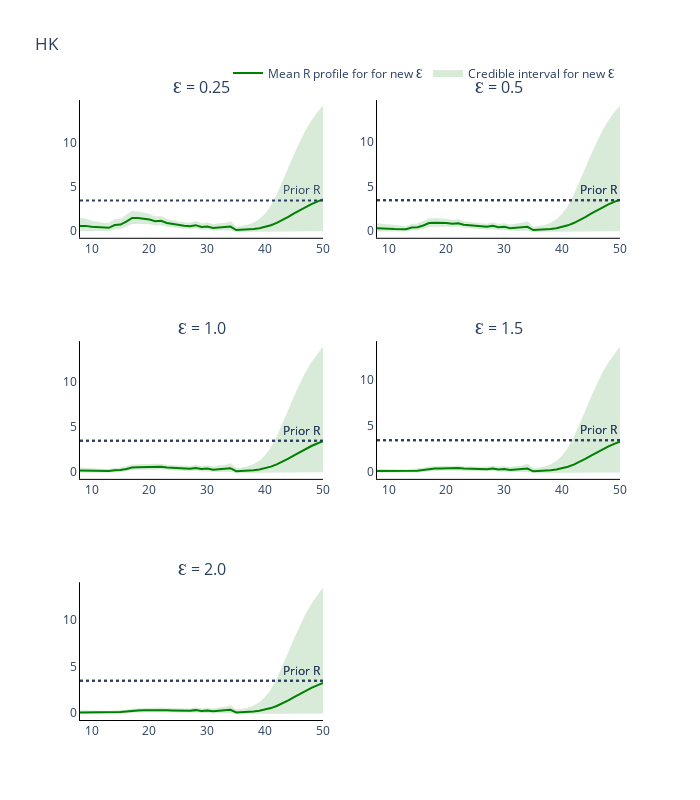

The cell this chart's notebook holds for it:
### Code cell
from plotly.subplots import make_subplots

all_intervals = all_intervals[all_intervals['Central Probability']==0.95]

fig = go.Figure()
fig = make_subplots(
    rows=int(np.ceil(epsilon_range.shape[0]/2)), cols=2, subplot_titles=tuple('Ɛ = {}'.format(epsilon) for epsilon in epsilon_range[epsilon_range!=0])
)

# Plot (bar chart cases each day)
for e, epsilon in enumerate(epsilon_range[epsilon_range!=0]):
    if e == 0:
        fig.add_trace(
            go.Scatter(
                x=all_intervals.loc[all_intervals['Epsilon']==epsilon]['Time Points'],
                y=all_intervals.loc[all_intervals['Epsilon']==epsilon]['Mean'],
                name='Mean R profile for for new Ɛ',
                line_color='green'
            ),
            row= int(np.floor(e / 2)) + 1,
            col= e % 2 + 1
        )

        fig.add_trace(
            go.Scatter(
                x=all_intervals.loc[all_intervals['Epsilon']==epsilon]['Time Points'].tolist() + all_intervals.loc[all_intervals['Epsilon']==epsilon]['Time Points'].tolist()[::-1],
                y=all_intervals.loc[all_intervals['Epsilon']==epsilon][
                    'Upper bound CI'].values.tolist() + all_intervals.loc[all_intervals['Epsilon']==epsilon][
                        'Lower bound CI'].values.tolist()[::-1],
                fill='toself',
                fillcolor='green',
                line_color='green',
                opacity=0.15,
                mode='lines',
                name='Credible interval for new Ɛ'
            ),
            row= int(np.floor(e / 2)) + 1,
            col= e % 2 + 1
        )

        fig.add_trace(
            go.Scatter(
                x=all_intervals.loc[all_intervals['Epsilon']==epsilon]['Time Points'],
                y=all_intervals.loc[all_intervals['Epsilon']==0]['Mean'],
                name='Mean R profile for for Ɛ = 0'.format(epsilon),
                line_color='purple'
            ),
            row= int(np.floor(e / 2)) + 1,
            col= e % 2 + 1
        )


        fig.add_trace(
            go.Scatter(
                x=all_intervals.loc[all_intervals['Epsilon']==epsilon]['Time Points'].tolist() + all_intervals.loc[all_intervals['Epsilon']==epsilon]['Time Points'].tolist()[::-1],
                y=all_intervals.loc[all_intervals['Epsilon']==0][
                    'Upper bound CI'].values.tolist() + all_intervals.loc[all_intervals['Epsilon']==0][
                        'Lower bound CI'].values.tolist()[::-1],
                fill='toself',
                fillcolor='purple',
                line_color='purple',
                opacity=0.15,
                mode='lines',
                name='Credible interval for Ɛ = 0'
            ),
            row= int(np.floor(e / 2)) + 1,
            col= e % 2 + 1
        )

    else:
        fig.add_trace(
            go.Scatter(
                x=all_intervals.loc[all_intervals['Epsilon']==epsilon]['Time Points'],
                y=all_intervals.loc[all_intervals['Epsilon']==epsilon]['Mean'],
                line_color='green',
                showlegend=False
            ),
            row= int(np.floor(e / 2)) + 1,
            col= e % 2 + 1
        )

        fig.add_trace(
            go.Scatter(
                x=all_intervals.loc[all_intervals['Epsilon']==epsilon]['Time Points'].tolist() + all_intervals.loc[all_intervals['Epsilon']==epsilon]['Time Points'].tolist()[::-1],
                y=all_intervals.loc[all_intervals['Epsilon']==epsilon][
                    'Upper bound CI'].values.tolist() + all_intervals.loc[all_intervals['Epsilon']==epsilon][
                        'Lower bound CI'].values.tolist()[::-1],
                fill='toself',
                fillcolor='green',
                line_color='green',
                opacity=0.15,
                showlegend=False,
                mode='lines'
            ),
            row= int(np.floor(e / 2)) + 1,
            col= e % 2 + 1
        )

        fig.add_trace(
            go.Scatter(
                x=all_intervals.loc[all_intervals['Epsilon']==epsilon]['Time Points'],
                y=all_intervals.loc[all_intervals['Epsilon']==0]['Mean'],
                showlegend=False,
                line_color='purple'
            ),
            row= int(np.floor(e / 2)) + 1,
            col= e % 2 + 1
        )


        fig.add_trace(
            go.Scatter(
                x=all_intervals.loc[all_intervals['Epsilon']==epsilon]['Time Points'].tolist() + all_intervals.loc[all_intervals['Epsilon']==epsilon]['Time Points'].tolist()[::-1],
                y=all_intervals.loc[all_intervals['Epsilon']==0][
                    'Upper bound CI'].values.tolist() + all_intervals.loc[all_intervals['Epsilon']==0][
                        'Lower bound CI'].values.tolist()[::-1],
                fill='toself',
                fillcolor='purple',
                line_color='purple',
                opacity=0.15,
                mode='lines',
                showlegend=False,
            ),
            row= int(np.floor(e / 2)) + 1,
            col= e % 2 + 1
        )

        #fig.add_hrect(y0=prior_dist_interval[0], y1=prior_dist_interval[1], line_width=0, fillcolor='black', opacity=0.1)
        fig.add_hline(y=median, line_dash='dot',
                annotation_text='Prior R', fillcolor='black',
                annotation_position='top right',
                row= int(np.floor(e / 2)) + 1,
                col= e % 2 + 1)

    #fig.add_hrect(y0=prior_dist_interval[0], y1=prior_dist_interval[1], line_width=0, fillcolor='black', opacity=0.1)
    fig.add_hline(y=median, line_dash='dot',
              annotation_text='Prior R', fillcolor='black',
              annotation_position='top right',
              row= int(np.floor(e / 2)) + 1,
              col= e % 2 + 1)


# Add axis labels
fig.update_layout(
    title='HK',
    width=700, 
    height=800,
    plot_bgcolor='white',
    xaxis=dict(linecolor='black'),
    yaxis=dict(linecolor='black'),
    xaxis2=dict(linecolor='black'),
    yaxis2=dict(linecolor='black'),
    xaxis3=dict(linecolor='black'),
    yaxis3=dict(linecolor='black'),
    xaxis4=dict(linecolor='black'),
    yaxis4=dict(linecolor='black'),
    xaxis5=dict(linecolor='black'),
    yaxis5=dict(linecolor='black'),
    xaxis6=dict(linecolor='black'),
    yaxis6=dict(linecolor='black'),
    legend=dict(
        orientation="h",
        yanchor="bottom",
        y=1.02,
        xanchor="right",
        x=1
    ))

fig.update_xaxes(ticks='outside', title_text='Time (days)', row='all', col='all')
fig.update_yaxes(ticks='outside', title_text='R_t', row='all', col='all')

# fig.write_image('HK-diff-eps-inf.pdf')
fig.show()

### Figure 1 — Plotly figure (JSON) as saved in the notebook; plotly's stock layout.template omitted (floating-point values rounded to 4 significant figures)
{"data": [{"line": {"color": "green"}, "name": "Mean R profile for for new Ɛ", "type": "scatter", "x": [8, 9, 10, 11, 12, 13, 14, 15, 16, 17, 18, 19, 20, 21, 22, 23, 24, 25, 26, 27, 28, 29, 30, 31, 32, 33, 34, 35, 36, 37, 38, 39, 40, 41, 42, 43, 44, 45, 46, 47, 48, 49, 50], "xaxis": "x", "y": [0.5655, 0.5722, 0.4714, 0.4099, 0.3701, 0.3465, 0.6678, 0.7247, 1.049, 1.467, 1.479, 1.38, 1.29, 1.092, 1.148, 0.8954, 0.7732, 0.6556, 0.5892, 0.5344, 0.6544, 0.4582, 0.5103, 0.3385, 0.3943, 0.4042, 0.489, 0.09804, 0.1191, 0.1543, 0.2138, 0.3078, 0.4484, 0.6477, 0.9121, 1.236, 1.603, 1.987, 2.365, 2.72, 3.042, 3.326, 3.573], "yaxis": "y"}, {"fill": "toself", "fillcolor": "green", "line": {"color": "green"}, "mode": "lines", "name": "Credible interval for new Ɛ", "opacity": 0.15, "type": "scatter", "x": [8, 9, 10, 11, 12, 13, 14, 15, 16, 17, 18, 19, 20, 21, 22, 23, 24, 25, 26, 27, 28, 29, 30, 31, 32, 33, 34, 35, 36, 37, 38, 39, 40, 41, 42, 43, 44, 45, 46, 47, 48, 49, 50, 50, 49, 48, 47, 46, 45, 44, 43, 42, 41, 40, 39, 38, 37, 36, 35, 34, 33, 32, 31, 30, 29, 28, 27, 26, 25, 24, 23, 22, 21, 20, 19, 18, 17, 16, 15, 14, 13, 12, 11, 10, 9, 8], "xaxis": "x", "y": [1.396, 1.28, 1.048, 0.9073, 0.8169, 0.7632, 1.21, 1.273, 1.673, 2.162, 2.136, 1.968, 1.815, 1.537, 1.578, 1.257, 1.099, 0.9546, 0.8779, 0.8204, 0.9862, 0.756, 0.8434, 0.6371, 0.7457, 0.8011, 0.9756, 0.3658, 0.4455, 0.5817, 0.8189, 1.207, 1.809, 2.691, 3.88, 5.326, 6.908, 8.485, 9.951, 11.25, 12.37, 13.31, 14.11, 0.07958, 0.07238, 0.06457, 0.05634, 0.04796, 0.03972, 0.03197, 0.02497, 0.01895, 0.01401, 0.01013, 0.007228, 0.005172, 0.003806, 0.002966, 0.00245, 0.1748, 0.1455, 0.1564, 0.1349, 0.2617, 0.2354, 0.3916, 0.31, 0.3585, 0.4137, 0.5063, 0.5985, 0.7929, 0.7285, 0.8633, 0.9029, 0.9485, 0.9101, 0.571, 0.3304, 0.287, 0.09395, 0.1001, 0.1106, 0.1267, 0.1528, 0.1136], "yaxis": "y"}, {"line": {"color": "purple"}, "name": "Mean R profile for for Ɛ = 0", "type": "scatter", "x": [8, 9, 10, 11, 12, 13, 14, 15, 16, 17, 18, 19, 20, 21, 22, 23, 24, 25, 26, 27, 28, 29, 30, 31, 32, 33, 34, 35, 36, 37, 38, 39, 40, 41, 42, 43, 44, 45, 46, 47, 48, 49, 50], "xaxis": "x", "y": [], "yaxis": "y"}, {"fill": "toself", "fillcolor": "purple", "line": {"color": "purple"}, "mode": "lines", "name": "Credible interval for Ɛ = 0", "opacity": 0.15, "type": "scatter", "x": [8, 9, 10, 11, 12, 13, 14, 15, 16, 17, 18, 19, 20, 21, 22, 23, 24, 25, 26, 27, 28, 29, 30, 31, 32, 33, 34, 35, 36, 37, 38, 39, 40, 41, 42, 43, 44, 45, 46, 47, 48, 49, 50, 50, 49, 48, 47, 46, 45, 44, 43, 42, 41, 40, 39, 38, 37, 36, 35, 34, 33, 32, 31, 30, 29, 28, 27, 26, 25, 24, 23, 22, 21, 20, 19, 18, 17, 16, 15, 14, 13, 12, 11, 10, 9, 8], "xaxis": "x", "y": [], "yaxis": "y"}, {"line": {"color": "green"}, "showlegend": false, "type": "scatter", "x": [8, 9, 10, 11, 12, 13, 14, 15, 16, 17, 18, 19, 20, 21, 22, 23, 24, 25, 26, 27, 28, 29, 30, 31, 32, 33, 34, 35, 36, 37, 38, 39, 40, 41, 42, 43, 44, 45, 46, 47, 48, 49, 50], "xaxis": "x2", "y": [0.2997, 0.3041, 0.253, 0.2234, 0.2044, 0.1933, 0.3754, 0.4126, 0.6119, 0.8834, 0.93, 0.9154, 0.9024, 0.7986, 0.873, 0.7043, 0.6272, 0.5452, 0.4994, 0.4595, 0.57, 0.4043, 0.4566, 0.3077, 0.3642, 0.3784, 0.463, 0.09371, 0.1147, 0.1491, 0.207, 0.2984, 0.4351, 0.6291, 0.8868, 1.204, 1.562, 1.939, 2.312, 2.664, 2.984, 3.267, 3.515], "yaxis": "y2"}, {"fill": "toself", "fillcolor": "green", "line": {"color": "green"}, "mode": "lines", "opacity": 0.15, "showlegend": false, "type": "scatter", "x": [8, 9, 10, 11, 12, 13, 14, 15, 16, 17, 18, 19, 20, 21, 22, 23, 24, 25, 26, 27, 28, 29, 30, 31, 32, 33, 34, 35, 36, 37, 38, 39, 40, 41, 42, 43, 44, 45, 46, 47, 48, 49, 50, 50, 49, 48, 47, 46, 45, 44, 43, 42, 41, 40, 39, 38, 37, 36, 35, 34, 33, 32, 31, 30, 29, 28, 27, 26, 25, 24, 23, 22, 21, 20, 19, 18, 17, 16, 15, 14, 13, 12, 11, 10, 9, 8], "xaxis": "x2", "y": [0.7398, 0.68, 0.5622, 0.4942, 0.4509, 0.4257, 0.6799, 0.7247, 0.9745, 1.297, 1.333, 1.294, 1.257, 1.115, 1.191, 0.9835, 0.8885, 0.7922, 0.7435, 0.7057, 0.8602, 0.6685, 0.7571, 0.5812, 0.6919, 0.7542, 0.9301, 0.3507, 0.4303, 0.5642, 0.7967, 1.177, 1.769, 2.636, 3.808, 5.236, 6.801, 8.365, 9.821, 11.12, 12.23, 13.18, 13.97, 0.07684, 0.06966, 0.06195, 0.05392, 0.04579, 0.03788, 0.03047, 0.02382, 0.0181, 0.0134, 0.009709, 0.006944, 0.004975, 0.00366, 0.002844, 0.002333, 0.1642, 0.1354, 0.1437, 0.1222, 0.2334, 0.2072, 0.3405, 0.2665, 0.304, 0.3446, 0.4119, 0.4728, 0.6066, 0.5372, 0.6097, 0.6054, 0.6012, 0.5503, 0.3336, 0.1882, 0.1614, 0.05244, 0.05533, 0.06031, 0.06802, 0.08119, 0.06023], "yaxis": "y2"}, {"line": {"color": "purple"}, "showlegend": false, "type": "scatter", "x": [8, 9, 10, 11, 12, 13, 14, 15, 16, 17, 18, 19, 20, 21, 22, 23, 24, 25, 26, 27, 28, 29, 30, 31, 32, 33, 34, 35, 36, 37, 38, 39, 40, 41, 42, 43, 44, 45, 46, 47, 48, 49, 50], "xaxis": "x2", "y": [], "yaxis": "y2"}, {"fill": "toself", "fillcolor": "purple", "line": {"color": "purple"}, "mode": "lines", "opacity": 0.15, "showlegend": false, "type": "scatter", "x": [8, 9, 10, 11, 12, 13, 14, 15, 16, 17, 18, 19, 20, 21, 22, 23, 24, 25, 26, 27, 28, 29, 30, 31, 32, 33, 34, 35, 36, 37, 38, 39, 40, 41, 42, 43, 44, 45, 46, 47, 48, 49, 50, 50, 49, 48, 47, 46, 45, 44, 43, 42, 41, 40, 39, 38, 37, 36, 35, 34, 33, 32, 31, 30, 29, 28, 27, 26, 25, 24, 23, 22, 21, 20, 19, 18, 17, 16, 15, 14, 13, 12, 11, 10, 9, 8], "xaxis": "x2", "y": [], "yaxis": "y2"}, {"line": {"color": "green"}, "showlegend": false, "type": "scatter", "x": [8, 9, 10, 11, 12, 13, 14, 15, 16, 17, 18, 19, 20, 21, 22, 23, 24, 25, 26, 27, 28, 29, 30, 31, 32, 33, 34, 35, 36, 37, 38, 39, 40, 41, 42, 43, 44, 45, 46, 47, 48, 49, 50], "xaxis": "x3", "y": [0.1545, 0.157, 0.1313, 0.1169, 0.1078, 0.1026, 0.2002, 0.2217, 0.3338, 0.492, 0.5339, 0.5475, 0.5638, 0.5198, 0.5903, 0.4938, 0.4554, 0.408, 0.3828, 0.3591, 0.4532, 0.3274, 0.3775, 0.2605, 0.3161, 0.3359, 0.419, 0.08623, 0.1068, 0.1399, 0.195, 0.2817, 0.4114, 0.5958, 0.8416, 1.145, 1.49, 1.854, 2.217, 2.562, 2.878, 3.162, 3.411], "yaxis": "y3"}, {"fill": "toself", "fillcolor": "green", "line": {"color": "green"}, "mode": "lines", "opacity": 0.15, "showlegend": false, "type": "scatter", "x": [8, 9, 10, 11, 12, 13, 14, 15, 16, 17, 18, 19, 20, 21, 22, 23, 24, 25, 26, 27, 28, 29, 30, 31, 32, 33, 34, 35, 36, 37, 38, 39, 40, 41, 42, 43, 44, 45, 46, 47, 48, 49, 50, 50, 49, 48, 47, 46, 45, 44, 43, 42, 41, 40, 39, 38, 37, 36, 35, 34, 33, 32, 31, 30, 29, 28, 27, 26, 25, 24, 23, 22, 21, 20, 19, 18, 17, 16, 15, 14, 13, 12, 11, 10, 9, 8], "xaxis": "x3", "y": [0.3814, 0.351, 0.2918, 0.2586, 0.2379, 0.2259, 0.3624, 0.3893, 0.5312, 0.7207, 0.7625, 0.7693, 0.7804, 0.722, 0.8017, 0.6875, 0.6441, 0.5927, 0.5705, 0.5525, 0.6865, 0.5439, 0.6297, 0.4953, 0.6062, 0.677, 0.8532, 0.3247, 0.4037, 0.5336, 0.7575, 1.124, 1.696, 2.537, 3.676, 5.071, 6.605, 8.144, 9.584, 10.87, 11.98, 12.93, 13.73, 0.0719, 0.0648, 0.05732, 0.04965, 0.04201, 0.03467, 0.02786, 0.0218, 0.0166, 0.01233, 0.00897, 0.006439, 0.004625, 0.003401, 0.002628, 0.002129, 0.1462, 0.1187, 0.1236, 0.1028, 0.1918, 0.1671, 0.2698, 0.2078, 0.2328, 0.2579, 0.2995, 0.3323, 0.4118, 0.3515, 0.3832, 0.3642, 0.3466, 0.3071, 0.1821, 0.1011, 0.08608, 0.02783, 0.0292, 0.03158, 0.03531, 0.04191, 0.03104], "yaxis": "y3"}, {"line": {"color": "purple"}, "showlegend": false, "type": "scatter", "x": [8, 9, 10, 11, 12, 13, 14, 15, 16, 17, 18, 19, 20, 21, 22, 23, 24, 25, 26, 27, 28, 29, 30, 31, 32, 33, 34, 35, 36, 37, 38, 39, 40, 41, 42, 43, 44, 45, 46, 47, 48, 49, 50], "xaxis": "x3", "y": [], "yaxis": "y3"}, {"fill": "toself", "fillcolor": "purple", "line": {"color": "purple"}, "mode": "lines", "opacity": 0.15, "showlegend": false, "type": "scatter", "x": [8, 9, 10, 11, 12, 13, 14, 15, 16, 17, 18, 19, 20, 21, 22, 23, 24, 25, 26, 27, 28, 29, 30, 31, 32, 33, 34, 35, 36, 37, 38, 39, 40, 41, 42, 43, 44, 45, 46, 47, 48, 49, 50, 50, 49, 48, 47, 46, 45, 44, 43, 42, 41, 40, 39, 38, 37, 36, 35, 34, 33, 32, 31, 30, 29, 28, 27, 26, 25, 24, 23, 22, 21, 20, 19, 18, 17, 16, 15, 14, 13, 12, 11, 10, 9, 8], "xaxis": "x3", "y": [], "yaxis": "y3"}, {"line": {"color": "green"}, "showlegend": false, "type": "scatter", "x": [8, 9, 10, 11, 12, 13, 14, 15, 16, 17, 18, 19, 20, 21, 22, 23, 24, 25, 26, 27, 28, 29, 30, 31, 32, 33, 34, 35, 36, 37, 38, 39, 40, 41, 42, 43, 44, 45, 46, 47, 48, 49, 50], "xaxis": "x4", "y": [0.1041, 0.1058, 0.08869, 0.07921, 0.07324, 0.06984, 0.1365, 0.1516, 0.2295, 0.3409, 0.3744, 0.3906, 0.41, 0.3854, 0.4459, 0.3803, 0.3576, 0.3261, 0.3105, 0.2947, 0.3762, 0.2752, 0.3219, 0.226, 0.2795, 0.3023, 0.383, 0.07995, 0.1002, 0.132, 0.1846, 0.2672, 0.3908, 0.567, 0.8023, 1.094, 1.426, 1.78, 2.134, 2.473, 2.786, 3.068, 3.318], "yaxis": "y4"}, {"fill": "toself", "fillcolor": "green", "line": {"color": "green"}, "mode": "lines", "opacity": 0.15, "showlegend": false, "type": "scatter", "x": [8, 9, 10, 11, 12, 13, 14, 15, 16, 17, 18, 19, 20, 21, 22, 23, 24, 25, 26, 27, 28, 29, 30, 31, 32, 33, 34, 35, 36, 37, 38, 39, 40, 41, 42, 43, 44, 45, 46, 47, 48, 49, 50, 50, 49, 48, 47, 46, 45, 44, 43, 42, 41, 40, 39, 38, 37, 36, 35, 34, 33, 32, 31, 30, 29, 28, 27, 26, 25, 24, 23, 22, 21, 20, 19, 18, 17, 16, 15, 14, 13, 12, 11, 10, 9, 8], "xaxis": "x4", "y": [0.2569, 0.2366, 0.197, 0.1752, 0.1615, 0.1537, 0.247, 0.2661, 0.3651, 0.4991, 0.5341, 0.5479, 0.5665, 0.5344, 0.6049, 0.5292, 0.5059, 0.4742, 0.4634, 0.4545, 0.5718, 0.4589, 0.5397, 0.4322, 0.5404, 0.6156, 0.7901, 0.3029, 0.381, 0.5072, 0.7236, 1.078, 1.632, 2.449, 3.559, 4.922, 6.429, 7.946, 9.371, 10.65, 11.76, 12.71, 13.52, 0.06758, 0.06059, 0.05334, 0.04601, 0.03881, 0.03196, 0.02567, 0.02009, 0.01533, 0.01142, 0.008335, 0.006002, 0.004321, 0.003175, 0.002442, 0.001959, 0.1316, 0.1055, 0.1082, 0.08858, 0.1627, 0.1399, 0.2232, 0.1702, 0.1885, 0.2059, 0.2351, 0.256, 0.3114, 0.261, 0.2792, 0.2603, 0.2434, 0.213, 0.1252, 0.06913, 0.05868, 0.01894, 0.01982, 0.02138, 0.02384, 0.02824, 0.0209], "yaxis": "y4"}, {"line": {"color": "purple"}, "showlegend": false, "type": "scatter", "x": [8, 9, 10, 11, 12, 13, 14, 15, 16, 17, 18, 19, 20, 21, 22, 23, 24, 25, 26, 27, 28, 29, 30, 31, 32, 33, 34, 35, 36, 37, 38, 39, 40, 41, 42, 43, 44, 45, 46, 47, 48, 49, 50], "xaxis": "x4", "y": [], "yaxis": "y4"}, {"fill": "toself", "fillcolor": "purple", "line": {"color": "purple"}, "mode": "lines", "opacity": 0.15, "showlegend": false, "type": "scatter", "x": [8, 9, 10, 11, 12, 13, 14, 15, 16, 17, 18, 19, 20, 21, 22, 23, 24, 25, 26, 27, 28, 29, 30, 31, 32, 33, 34, 35, 36, 37, 38, 39, 40, 41, 42, 43, 44, 45, 46, 47, 48, 49, 50, 50, 49, 48, 47, 46, 45, 44, 43, 42, 41, 40, 39, 38, 37, 36, 35, 34, 33, 32, 31, 30, 29, 28, 27, 26, 25, 24, 23, 22, 21, 20, 19, 18, 17, 16, 15, 14, 13, 12, 11, 10, 9, 8], "xaxis": "x4", "y": [], "yaxis": "y4"}, {"line": {"color": "green"}, "showlegend": false, "type": "scatter", "x": [8, 9, 10, 11, 12, 13, 14, 15, 16, 17, 18, 19, 20, 21, 22, 23, 24, 25, 26, 27, 28, 29, 30, 31, 32, 33, 34, 35, 36, 37, 38, 39, 40, 41, 42, 43, 44, 45, 46, 47, 48, 49, 50], "xaxis": "x5", "y": [0.07845, 0.07978, 0.06695, 0.05988, 0.05545, 0.05293, 0.1035, 0.1151, 0.1748, 0.2608, 0.2883, 0.3036, 0.3222, 0.3062, 0.3583, 0.3092, 0.2944, 0.2716, 0.2611, 0.25, 0.3216, 0.2374, 0.2806, 0.1996, 0.2505, 0.2749, 0.353, 0.07459, 0.09437, 0.1251, 0.1754, 0.2544, 0.3727, 0.5415, 0.7676, 1.048, 1.37, 1.714, 2.061, 2.394, 2.703, 2.985, 3.236], "yaxis": "y5"}, {"fill": "toself", "fillcolor": "green", "line": {"color": "green"}, "mode": "lines", "opacity": 0.15, "showlegend": false, "type": "scatter", "x": [8, 9, 10, 11, 12, 13, 14, 15, 16, 17, 18, 19, 20, 21, 22, 23, 24, 25, 26, 27, 28, 29, 30, 31, 32, 33, 34, 35, 36, 37, 38, 39, 40, 41, 42, 43, 44, 45, 46, 47, 48, 49, 50, 50, 49, 48, 47, 46, 45, 44, 43, 42, 41, 40, 39, 38, 37, 36, 35, 34, 33, 32, 31, 30, 29, 28, 27, 26, 25, 24, 23, 22, 21, 20, 19, 18, 17, 16, 15, 14, 13, 12, 11, 10, 9, 8], "xaxis": "x5", "y": [0.1937, 0.1784, 0.1487, 0.1324, 0.1223, 0.1165, 0.1874, 0.2022, 0.2782, 0.3818, 0.411, 0.4255, 0.4447, 0.4243, 0.4859, 0.4304, 0.4168, 0.3954, 0.3904, 0.3862, 0.4902, 0.397, 0.4725, 0.3836, 0.4881, 0.5652, 0.7369, 0.2843, 0.3612, 0.4841, 0.6937, 1.037, 1.575, 2.369, 3.452, 4.787, 6.268, 7.765, 9.177, 10.45, 11.56, 12.51, 13.32, 0.06375, 0.0569, 0.04988, 0.04287, 0.03607, 0.02965, 0.0238, 0.01864, 0.01424, 0.01064, 0.007785, 0.005622, 0.004053, 0.002977, 0.00228, 0.001814, 0.1194, 0.09494, 0.09624, 0.07781, 0.1411, 0.1203, 0.1903, 0.1441, 0.1583, 0.1713, 0.1934, 0.2081, 0.2503, 0.2075, 0.2196, 0.2025, 0.1876, 0.163, 0.0954, 0.05251, 0.0445, 0.01434, 0.01501, 0.01616, 0.018, 0.02129, 0.01575], "yaxis": "y5"}, {"line": {"color": "purple"}, "showlegend": false, "type": "scatter", "x": [8, 9, 10, 11, 12, 13, 14, 15, 16, 17, 18, 19, 20, 21, 22, 23, 24, 25, 26, 27, 28, 29, 30, 31, 32, 33, 34, 35, 36, 37, 38, 39, 40, 41, 42, 43, 44, 45, 46, 47, 48, 49, 50], "xaxis": "x5", "y": [], "yaxis": "y5"}, {"fill": "toself", "fillcolor": "purple", "line": {"color": "purple"}, "mode": "lines", "opacity": 0.15, "showlegend": false, "type": "scatter", "x": [8, 9, 10, 11, 12, 13, 14, 15, 16, 17, 18, 19, 20, 21, 22, 23, 24, 25, 26, 27, 28, 29, 30, 31, 32, 33, 34, 35, 36, 37, 38, 39, 40, 41, 42, 43, 44, 45, 46, 47, 48, 49, 50, 50, 49, 48, 47, 46, 45, 44, 43, 42, 41, 40, 39, 38, 37, 36, 35, 34, 33, 32, 31, 30, 29, 28, 27, 26, 25, 24, 23, 22, 21, 20, 19, 18, 17, 16, 15, 14, 13, 12, 11, 10, 9, 8], "xaxis": "x5", "y": [], "yaxis": "y5"}], "layout": {"annotations": [{"font": {"size": 16}, "showarrow": false, "text": "Ɛ = 0.25", "x": 0.225, "xanchor": "center", "xref": "paper", "y": 1, "yanchor": "bottom", "yref": "paper"}, {"font": {"size": 16}, "showarrow": false, "text": "Ɛ = 0.5", "x": 0.775, "xanchor": "center", "xref": "paper", "y": 1, "yanchor": "bottom", "yref": "paper"}, {"font": {"size": 16}, "showarrow": false, "text": "Ɛ = 1.0", "x": 0.225, "xanchor": "center", "xref": "paper", "y": 0.6111, "yanchor": "bottom", "yref": "paper"}, {"font": {"size": 16}, "showarrow": false, "text": "Ɛ = 1.5", "x": 0.775, "xanchor": "center", "xref": "paper", "y": 0.6111, "yanchor": "bottom", "yref": "paper"}, {"font": {"size": 16}, "showarrow": false, "text": "Ɛ = 2.0", "x": 0.225, "xanchor": "center", "xref": "paper", "y": 0.2222, "yanchor": "bottom", "yref": "paper"}, {"showarrow": false, "text": "Prior R", "x": 1, "xanchor": "right", "xref": "x domain", "y": 3.466, "yanchor": "bottom", "yref": "y"}, {"showarrow": false, "text": "Prior R", "x": 1, "xanchor": "right", "xref": "x2 domain", "y": 3.466, "yanchor": "bottom", "yref": "y2"}, {"showarrow": false, "text": "Prior R", "x": 1, "xanchor": "right", "xref": "x2 domain", "y": 3.466, "yanchor": "bottom", "yref": "y2"}, {"showarrow": false, "text": "Prior R", "x": 1, "xanchor": "right", "xref": "x3 domain", "y": 3.466, "yanchor": "bottom", "yref": "y3"}, {"showarrow": false, "text": "Prior R", "x": 1, "xanchor": "right", "xref": "x3 domain", "y": 3.466, "yanchor": "bottom", "yref": "y3"}, {"showarrow": false, "text": "Prior R", "x": 1, "xanchor": "right", "xref": "x4 domain", "y": 3.466, "yanchor": "bottom", "yref": "y4"}, {"showarrow": false, "text": "Prior R", "x": 1, "xanchor": "right", "xref": "x4 domain", "y": 3.466, "yanchor": "bottom", "yref": "y4"}, {"showarrow": false, "text": "Prior R", "x": 1, "xanchor": "right", "xref": "x5 domain", "y": 3.466, "yanchor": "bottom", "yref": "y5"}, {"showarrow": false, "text": "Prior R", "x": 1, "xanchor": "right", "xref": "x5 domain", "y": 3.466, "yanchor": "bottom", "yref": "y5"}], "height": 800, "legend": {"orientation": "h", "x": 1, "xanchor": "right", "y": 1.02, "yanchor": "bottom"}, "plot_bgcolor": "white", "shapes": [{"fillcolor": "black", "line": {"dash": "dot"}, "type": "line", "x0": 0, "x1": 1, "xref": "x domain", "y0": 3.466, "y1": 3.466, "yref": "y"}, {"fillcolor": "black", "line": {"dash": "dot"}, "type": "line", "x0": 0, "x1": 1, "xref": "x2 domain", "y0": 3.466, "y1": 3.466, "yref": "y2"}, {"fillcolor": "black", "line": {"dash": "dot"}, "type": "line", "x0": 0, "x1": 1, "xref": "x2 domain", "y0": 3.466, "y1": 3.466, "yref": "y2"}, {"fillcolor": "black", "line": {"dash": "dot"}, "type": "line", "x0": 0, "x1": 1, "xref": "x3 domain", "y0": 3.466, "y1": 3.466, "yref": "y3"}, {"fillcolor": "black", "line": {"dash": "dot"}, "type": "line", "x0": 0, "x1": 1, "xref": "x3 domain", "y0": 3.466, "y1": 3.466, "yref": "y3"}, {"fillcolor": "black", "line": {"dash": "dot"}, "type": "line", "x0": 0, "x1": 1, "xref": "x4 domain", "y0": 3.466, "y1": 3.466, "yref": "y4"}, {"fillcolor": "black", "line": {"dash": "dot"}, "type": "line", "x0": 0, "x1": 1, "xref": "x4 domain", "y0": 3.466, "y1": 3.466, "yref": "y4"}, {"fillcolor": "black", "line": {"dash": "dot"}, "type": "line", "x0": 0, "x1": 1, "xref": "x5 domain", "y0": 3.466, "y1": 3.466, "yref": "y5"}, {"fillcolor": "black", "line": {"dash": "dot"}, "type": "line", "x0": 0, "x1": 1, "xref": "x5 domain", "y0": 3.466, "y1": 3.466, "yref": "y5"}], "title": {"text": "HK"}, "width": 700, "xaxis": {"anchor": "y", "domain": [0, 0.45], "linecolor": "black"}, "xaxis2": {"anchor": "y2", "domain": [0.55, 1], "linecolor": "black"}, "xaxis3": {"anchor": "y3", "domain": [0, 0.45], "linecolor": "black"}, "xaxis4": {"anchor": "y4", "domain": [0.55, 1], "linecolor": "black"}, "xaxis5": {"anchor": "y5", "domain": [0, 0.45], "linecolor": "black"}, "xaxis6": {"anchor": "y6", "domain": [0.55, 1], "linecolor": "black"}, "yaxis": {"anchor": "x", "domain": [0.7778, 1], "linecolor": "black"}, "yaxis2": {"anchor": "x2", "domain": [0.7778, 1], "linecolor": "black"}, "yaxis3": {"anchor": "x3", "domain": [0.3889, 0.6111], "linecolor": "black"}, "yaxis4": {"anchor": "x4", "domain": [0.3889, 0.6111], "linecolor": "black"}, "yaxis5": {"anchor": "x5", "domain": [0, 0.2222], "linecolor": "black"}, "yaxis6": {"anchor": "x6", "domain": [0, 0.2222], "linecolor": "black"}}}
